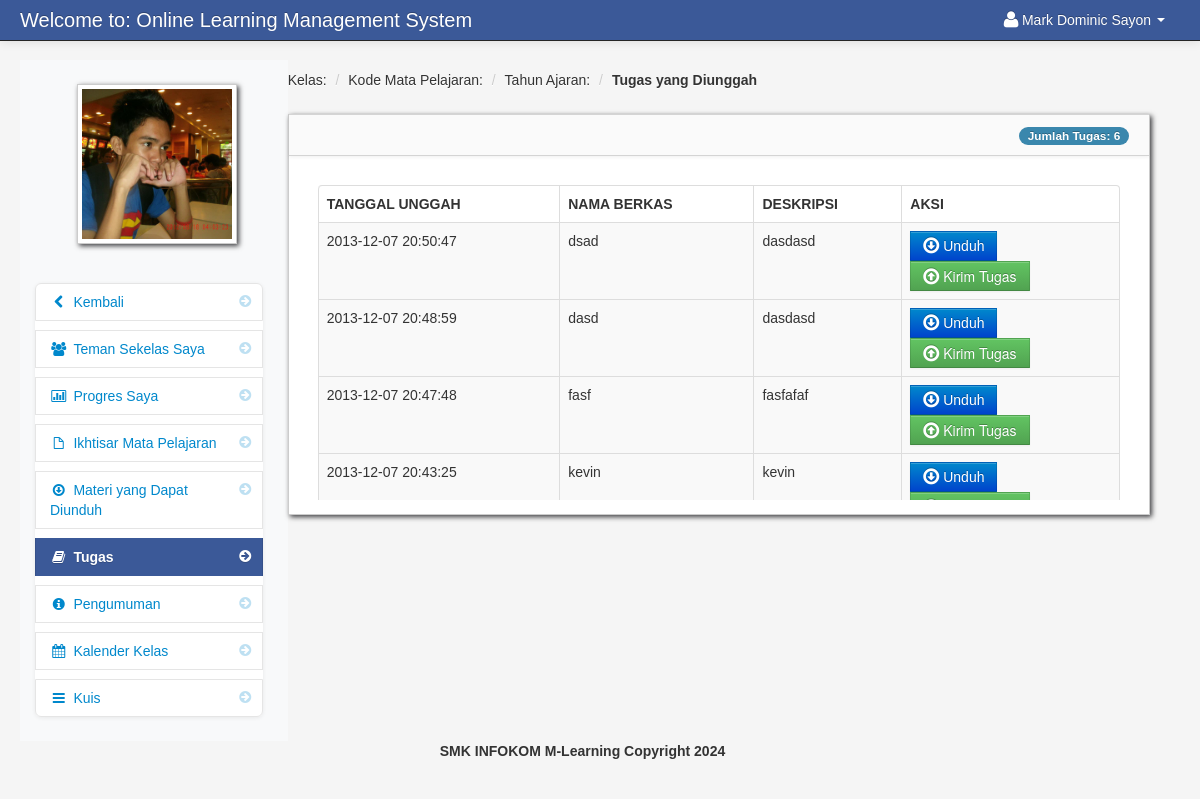
The app's page /assignment_student.php (signed in) with its own data.
### tables this page shows
CREATE TABLE `student` (
  `student_id` int(11) NOT NULL,
  `firstname` varchar(100) NOT NULL,
  `lastname` varchar(100) NOT NULL,
  `class_id` int(11) NOT NULL,
  `username` varchar(100) NOT NULL,
  `password` varchar(100) NOT NULL,
  `location` varchar(100) NOT NULL,
  `status` varchar(100) NOT NULL
);

CREATE TABLE `assignment` (
  `assignment_id` int(11) NOT NULL,
  `floc` varchar(300) NOT NULL,
  `fdatein` varchar(100) NOT NULL,
  `fdesc` varchar(100) NOT NULL,
  `teacher_id` int(11) NOT NULL,
  `class_id` int(11) NOT NULL,
  `fname` varchar(100) NOT NULL
);

### session.php (called while the page is built, shortened)
<?php
$session_id=$_SESSION['id'];
?>

### assignment_student.php (the view, shortened to what this page needs)
<?php include('header_dashboard.php'); ?>
<?php include('session.php'); ?>
<body>
	<?php include('navbar_student.php'); ?>
	<div class="container-fluid">
		<div class="row-fluid">
			<?php include('class_link.php'); ?>
			<div class="span9" id="content">
				<div class="row-fluid">
					<?php
					$class_query = mysqli_query($conn, "SELECT * FROM teacher_class
                        LEFT JOIN class ON class.class_id = teacher_class.class_id
                        LEFT JOIN subject ON subject.subject_id = teacher_class.subject_id
                        WHERE teacher_class_id = '$get_id'") or die(mysqli_error($conn));
					$class_row = mysqli_fetch_array($class_query);
					?>
					<ul class="breadcrumb">
						<li><a href="#" class="text-primary">Kelas: <?php echo $class_row['class_name']; ?></a> <span class="divider">/</span></li>
						<li><a href="#" class="text-primary">Kode Mata Pelajaran: <?php echo $class_row['subject_code']; ?></a> <span class="divider">/</span></li>
						<li><a href="#" class="text-primary">Tahun Ajaran: <?php echo $class_row['school_year']; ?></a> <span class="divider">/</span></li>
						<li><b class="text-dark">Tugas yang Diunggah</b></li>
					</ul>
					<div id="block_bg" class="block">
						<div class="navbar navbar-inner block-header bg-secondary text-white">
							<?php
							$query = mysqli_query($conn, "SELECT * FROM assignment WHERE class_id = '$get_id' ORDER BY fdatein DESC") or die(mysqli_error($conn));
							$count  = mysqli_num_rows($query);
							?>
							<div class="muted pull-right">
								<span class="badge badge-info">Jumlah Tugas: <?php echo $count; ?></span>
							</div>
						</div>
						<div class="block-content collapse in">
							<div class="span12">
								<?php
								if ($count == '0') {
								?>
									<div class="alert alert-info">Tidak ada tugas yang diunggah saat ini</div>
								<?php
								} else {
								?>
									<div class="table-responsive" style="padding: 15px; max-height: 300px; overflow-y: auto; overflow-x: auto;">
										<table class="table table-striped table-bordered">
											<thead class="thead-dark">
												<tr>
													<th>Tanggal Unggah</th>
													<th>Nama Berkas</th>
													<th>Deskripsi</th>
													<th>Aksi</th>
												</tr>
											</thead>
											<tbody>
												<?php
												while ($row = mysqli_fetch_array($query)) {
													$id  = $row['assignment_id'];
													$floc = $row['floc'];
												?>
													<tr>
														<td><?php echo $row['fdatein']; ?></td>
														<td><?php echo $row['fname']; ?></td>
														<td><?php echo $row['fdesc']; ?></td>
														<td>
															<div class="d-flex flex-column flex-md-row gap-2">
																<?php if ($floc != "") { ?>
																	<a data-placement="bottom" title="Unduh" id="<?php echo $id; ?>download" class="btn btn-primary btn-sm" href="<?php echo $row['floc']; ?>" download>
																		<i class="icon-download icon-large"></i> Unduh
																	</a>
																<?php } ?>
																<form id="assign" method="post" action="submit_assignment.php<?php echo '?id=' . $get_id ?>&<?php echo 'post_id=' . $id ?>">
																	<button data-placement="bottom" title="Kirim Tugas" id="<?php echo $id; ?>submit" class="btn btn-success btn-sm" name="btn_assign">
																		<i class="icon-upload icon-large"></i> Kirim Tugas
																	</button>
																</form>
															</div>
														</td>
													</tr>
												<?php
												}
												?>
											</tbody>
										</table>
									</div>
								<?php
								}
								?>
							</div>
						</div>
					</div>
				</div>
			</div>
		</div>
		<?php include('footer.php'); ?>
	</div>
	<?php include('script.php'); ?>
</body>
</html>

### navbar_student.php (shortened to what this page needs)
<div class="navbar navbar-fixed-top navbar-inverse">
        <div class="navbar-inner">
            <div class="container-fluid">
                <a class="brand" href="#">Welcome to: Online Learning Management System</a>
					<div class="nav-collapse collapse">
						<ul class="nav pull-right">
							<?php $query= mysqli_query($conn,"select * from student where student_id = '$session_id'")or die(mysqli_error());
									$row = mysqli_fetch_array($query);
							?>
							<li class="dropdown">
								<a href="#" role="button" class="dropdown-toggle" data-toggle="dropdown"> <i class="icon-user icon-large"></i><?php echo $row['firstname']." ".$row['lastname'];  ?> <i class="caret"></i></a>
							</li>
						</ul>
					</div>
            </div>
        </div>
</div>

### class_link.php (shortened to what this page needs)
<!DOCTYPE html>
<html lang="en">
<head>
</head>
<body>
    <?php
    $currentPage = basename($_SERVER['PHP_SELF']);
    $get_id = isset($_GET['id']) ? $_GET['id'] : '';
    ?>
    <div class="span3" id="sidebar">
        <div id="img-container">
            <img id="avatar" src="admin/<?php echo htmlspecialchars($row['location'], ENT_QUOTES, 'UTF-8'); ?>" class="img-polaroid">
        </div>
        <ul class="nav nav-list bs-docs-sidenav nav-collapse collapse" id="menu-list">
            <li class="<?php echo $currentPage === 'dashboard_student.php' ? 'active' : ''; ?>">
                <a href="dashboard_student.php">
                    <i class="icon-chevron-right"></i><i class="icon-chevron-left"></i>&nbsp;Kembali
                </a>
            </li>
            <li class="<?php echo $currentPage === 'my_classmates.php' ? 'active' : ''; ?>">
                <a href="my_classmates.php<?php echo '?id=' . urlencode($get_id); ?>">
                    <i class="icon-chevron-right"></i><i class="icon-group"></i>&nbsp;Teman Sekelas Saya
                </a>
            </li>
            <li class="<?php echo $currentPage === 'progress.php' ? 'active' : ''; ?>">
                <a href="progress.php<?php echo '?id=' . urlencode($get_id); ?>">
                    <i class="icon-chevron-right"></i><i class="icon-bar-chart"></i>&nbsp;Progres Saya
                </a>
            </li>
            <li class="<?php echo $currentPage === 'subject_overview_student.php' ? 'active' : ''; ?>">
                <a href="subject_overview_student.php<?php echo '?id=' . urlencode($get_id); ?>">
                    <i class="icon-chevron-right"></i><i class="icon-file"></i>&nbsp;Ikhtisar Mata Pelajaran
                </a>
            </li>
            <li class="<?php echo $currentPage === 'downloadable_student.php' ? 'active' : ''; ?>">
                <a href="downloadable_student.php<?php echo '?id=' . urlencode($get_id); ?>">
                    <i class="icon-chevron-right"></i><i class="icon-download"></i>&nbsp;Materi yang Dapat Diunduh
                </a>
            </li>
            <li class="<?php echo $currentPage === 'assignment_student.php' ? 'active' : ''; ?>">
                <a href="assignment_student.php<?php echo '?id=' . urlencode($get_id); ?>">
                    <i class="icon-chevron-right"></i><i class="icon-book"></i>&nbsp;Tugas
                </a>
            </li>
            <li class="<?php echo $currentPage === 'announcements_student.php' ? 'active' : ''; ?>">
                <a href="announcements_student.php<?php echo '?id=' . urlencode($get_id); ?>">
                    <i class="icon-chevron-right"></i><i class="icon-info-sign"></i>&nbsp;Pengumuman
                </a>
            </li>
            <li class="<?php echo $currentPage === 'class_calendar_student.php' ? 'active' : ''; ?>">
                <a href="class_calendar_student.php<?php echo '?id=' . urlencode($get_id); ?>">
                    <i class="icon-chevron-right"></i><i class="icon-calendar"></i>&nbsp;Kalender Kelas
                </a>
            </li>
            <li class="<?php echo $currentPage === 'student_quiz_list.php' ? 'active' : ''; ?>">
                <a href="student_quiz_list.php<?php echo '?id=' . urlencode($get_id); ?>">
                    <i class="icon-chevron-right"></i><i class="icon-reorder"></i>&nbsp;Kuis
                </a>
            </li>
        </ul>
    </div>
</body>
</html>

### admin/assets/styles.css (style rules this page uses)
body { padding-top: 60px; padding-bottom: 40px; background-color: #f5f5f5; }
#content { margin-left:0px; }
.breadcrumb { margin: 0 0 0px; padding: 10px 0px; background-color: transparent; }
.block { background: url("../images/pixel-60fff.png") repeat scroll 0 0 rgba(0, 0, 0, 0) !important; border: 1px solid #ccc; background: white; margin: 1em 0em; border-top: none; -webkit-box-shadow: 2px 2px 5px rgba(0, 0, 6, 0.75); -moz-box-shadow: 2px 2px 5px rgba(0, 0, 6, 0.75); box-shadow: 2px 2px 5px rgba(0, 0, 6, 0.75); }
.block-content { margin: 1em; min-height: .25em; }
.block-header { margin-bottom: 0px; border-right: none; border-left: none; -webkit-border-radius: 0px; -moz-border-radius: 0px; border-radius: 0px; }
.block-header div { padding-top: 10px; }
.bs-docs-sidenav { max-width: 228px; margin: 30px 0 0; padding: 0; background-color: #fff; -webkit-border-radius: 6px; -moz-border-radius: 6px; border-radius: 6px; -webkit-box-shadow: 0 1px 4px rgba(0,0,0,.065); -moz-box-shadow: 0 1px 4px rgba(0,0,0,.065); box-shadow: 0 1px 4px rgba(0,0,0,.065); }
.bs-docs-sidenav > li > a { display: block; width: 190px \9; margin: 0 0 -1px; padding: 8px 14px; border: 1px solid #e5e5e5; }
.bs-docs-sidenav > li:first-child > a { -webkit-border-radius: 6px 6px 0 0; -moz-border-radius: 6px 6px 0 0; border-radius: 6px 6px 0 0; }
.bs-docs-sidenav > li:last-child > a { -webkit-border-radius: 0 0 6px 6px; -moz-border-radius: 0 0 6px 6px; border-radius: 0 0 6px 6px; }
.bs-docs-sidenav > .active > a { position: relative; z-index: 2; padding: 9px 15px; border: 0; text-shadow: 0 1px 0 rgba(0,0,0,.15); -webkit-box-shadow: inset 1px 0 0 rgba(0,0,0,.1), inset -1px 0 0 rgba(0,0,0,.1); -moz-box-shadow: inset 1px 0 0 rgba(0,0,0,.1), inset -1px 0 0 rgba(0,0,0,.1); box-shadow: inset 1px 0 0 rgba(0,0,0,.1), inset -1px 0 0 rgba(0,0,0,.1); }
.bs-docs-sidenav .icon-chevron-right { float: right; margin-top: 2px; margin-right: -6px; opacity: .25; }
.bs-docs-sidenav .active .icon-chevron-right, .bs-docs-sidenav .active a:hover .icon-chevron-right { opacity: 1; }

### class_link.php (style rules this page uses)
.span3 { width: 300px; padding: 15px; background-color: #f8f9fa; transition: all 0.3s ease-in-out; }
#avatar { width: 150px; height: 150px; transition: transform 0.3s ease-in-out; }
.nav-list { list-style-type: none; padding: 0; }
.nav-list li { margin-bottom: 10px; transition: all 0.3s ease-in-out; }
.nav-list li.active a { font-weight: bold; }
.nav-collapse, .collapse { filter: none !important; backdrop-filter: none !important; opacity: 1 !important; transform: none !important; }

### records on screen
student: firstname "Mark Dominic", lastname "Sayon", location (picture)
assignment: fdatein "2013-12-07 20:50:47", fname "dsad", fdesc "dasdasd"
assignment: fdatein "2013-12-07 20:48:59", fname "dasd", fdesc "dasdasd"
assignment: fdatein "2013-12-07 20:47:48", fname "fasf", fdesc "fasfafaf"
assignment: fdatein "2013-12-07 20:43:25", fname "kevin", fdesc "kevin"

### other values on screen
$count "6"
